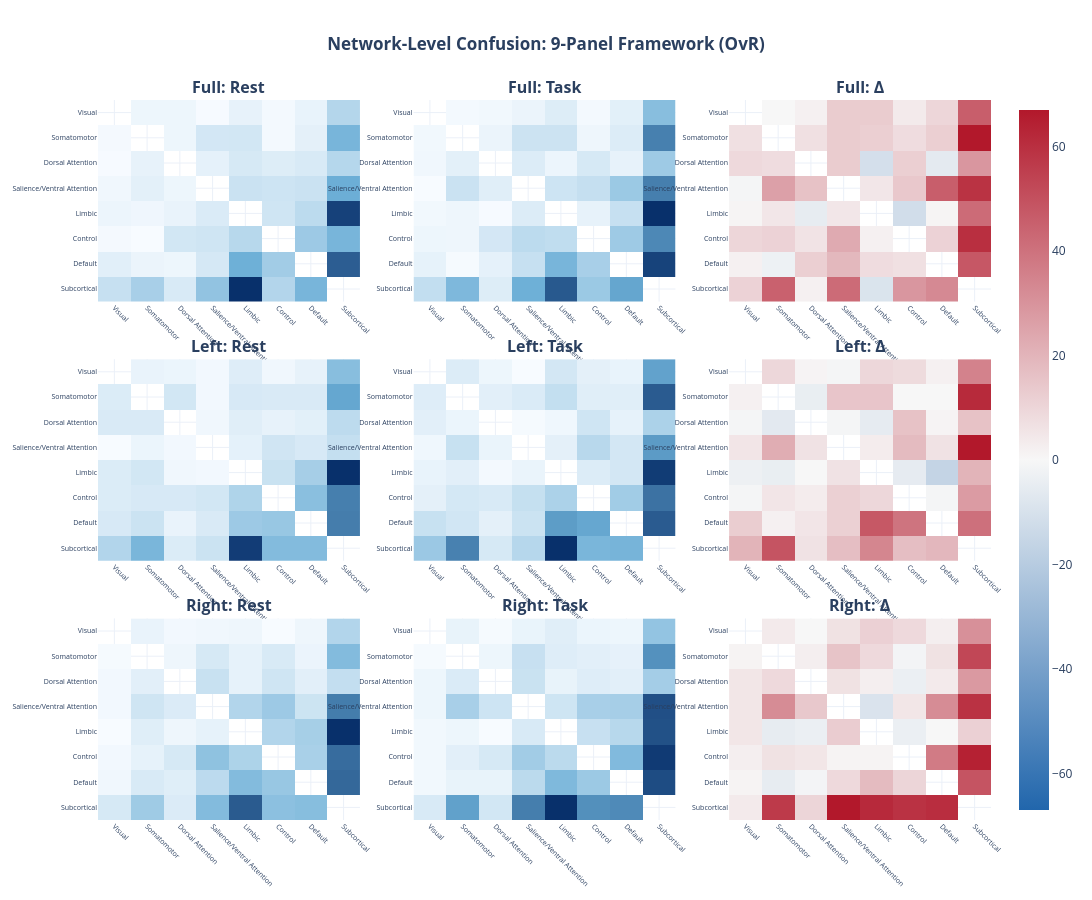

The notebook cell this image was saved under:
### Code cell
# =============================================================================
# 9-PANEL NETWORK HEATMAP
# =============================================================================

fig = make_subplots(
    rows=3, cols=3,
    subplot_titles=['<b>Full: Rest</b>', '<b>Full: Task</b>', '<b>Full: Δ</b>',
                    '<b>Left: Rest</b>', '<b>Left: Task</b>', '<b>Left: Δ</b>',
                    '<b>Right: Rest</b>', '<b>Right: Task</b>', '<b>Right: Δ</b>'],
    horizontal_spacing=0.06, vertical_spacing=0.08
)

seq_cs = [[0, '#f7fbff'], [0.5, '#6baed6'], [1, '#08306b']]
div_cs = [[0, '#2166ac'], [0.5, '#f7f7f7'], [1, '#b2182b']]

configs = [
    (net_full_ovr_cv, net_full_ovr_task, 1),
    (net_left_ovr_cv, net_left_ovr_task, 2),
    (net_right_ovr_cv, net_right_ovr_task, 3)
]

for rest_cm, task_cm, row in configs:
    # Rest
    rest_m = rest_cm.astype(float).copy()
    np.fill_diagonal(rest_m, np.nan)
    fig.add_trace(go.Heatmap(z=rest_m, x=NETWORKS, y=NETWORKS, colorscale=seq_cs, showscale=False), row=row, col=1)
    
    # Task
    task_m = task_cm.astype(float).copy()
    np.fill_diagonal(task_m, np.nan)
    fig.add_trace(go.Heatmap(z=task_m, x=NETWORKS, y=NETWORKS, colorscale=seq_cs, showscale=False), row=row, col=2)
    
    # Difference
    diff = (task_cm - rest_cm).astype(float)
    np.fill_diagonal(diff, np.nan)
    limit = np.nanmax(np.abs(diff))
    fig.add_trace(go.Heatmap(z=diff, x=NETWORKS, y=NETWORKS, colorscale=div_cs, zmin=-limit, zmax=limit, showscale=(row==1)), row=row, col=3)

fig.update_layout(
    title=dict(text='<b>Network-Level Confusion: 9-Panel Framework (OvR)</b>', x=0.5),
    template='plotly_white', height=900, width=1200
)
fig.update_xaxes(tickangle=45, tickfont=dict(size=7))
fig.update_yaxes(autorange='reversed', tickfont=dict(size=7))
fig.show()

### Figure 1 — Plotly figure (JSON) as saved in the notebook; plotly's stock layout.template omitted (floating-point values rounded to 4 significant figures)
{"data": [{"colorscale": [[0, "#f7fbff"], [0.5, "#6baed6"], [1, "#08306b"]], "showscale": false, "type": "heatmap", "x": ["Visual", "Somatomotor", "Dorsal Attention", "Salience/Ventral Attention", "Limbic", "Control", "Default", "Subcortical"], "xaxis": "x", "y": ["Visual", "Somatomotor", "Dorsal Attention", "Salience/Ventral Attention", "Limbic", "Control", "Default", "Subcortical"], "yaxis": "y", "z": [[NaN, 12.0, 12.0, 6.0, 17.0, 8.0, 16.0, 54.0], [7.0, NaN, 12.0, 31.0, 32.0, 8.0, 19.0, 98.0], [6.0, 17.0, NaN, 18.0, 29.0, 24.0, 28.0, 53.0], [10.0, 20.0, 12.0, NaN, 38.0, 36.0, 38.0, 107.0], [13.0, 11.0, 15.0, 26.0, NaN, 34.0, 48.0, 196.0], [7.0, 5.0, 32.0, 34.0, 52.0, NaN, 71.0, 98.0], [21.0, 14.0, 12.0, 30.0, 105.0, 67.0, NaN, 173.0], [41.0, 63.0, 28.0, 79.0, 210.0, 55.0, 98.0, NaN]]}, {"colorscale": [[0, "#f7fbff"], [0.5, "#6baed6"], [1, "#08306b"]], "showscale": false, "type": "heatmap", "x": ["Visual", "Somatomotor", "Dorsal Attention", "Salience/Ventral Attention", "Limbic", "Control", "Default", "Subcortical"], "xaxis": "x2", "y": ["Visual", "Somatomotor", "Dorsal Attention", "Salience/Ventral Attention", "Limbic", "Control", "Default", "Subcortical"], "yaxis": "y2", "z": [[NaN, 12.0, 14.0, 19.0, 30.0, 12.0, 26.0, 100.0], [14.0, NaN, 19.0, 44.0, 44.0, 16.0, 31.0, 165.0], [15.0, 25.0, NaN, 31.0, 18.0, 36.0, 22.0, 82.0], [9.0, 46.0, 28.0, NaN, 43.0, 50.0, 84.0, 166.0], [14.0, 16.0, 10.0, 31.0, NaN, 22.0, 49.0, 238.0], [17.0, 16.0, 38.0, 57.0, 54.0, NaN, 82.0, 158.0], [23.0, 11.0, 24.0, 49.0, 113.0, 74.0, NaN, 221.0], [52.0, 108.0, 30.0, 121.0, 201.0, 84.0, 131.0, NaN]]}, {"colorscale": [[0, "#2166ac"], [0.5, "#f7f7f7"], [1, "#b2182b"]], "showscale": true, "type": "heatmap", "x": ["Visual", "Somatomotor", "Dorsal Attention", "Salience/Ventral Attention", "Limbic", "Control", "Default", "Subcortical"], "xaxis": "x3", "y": ["Visual", "Somatomotor", "Dorsal Attention", "Salience/Ventral Attention", "Limbic", "Control", "Default", "Subcortical"], "yaxis": "y3", "z": [[NaN, 0.0, 2.0, 13.0, 13.0, 4.0, 10.0, 46.0], [7.0, NaN, 7.0, 13.0, 12.0, 8.0, 12.0, 67.0], [9.0, 8.0, NaN, 13.0, -11.0, 12.0, -6.0, 29.0], [-1.0, 26.0, 16.0, NaN, 5.0, 14.0, 46.0, 59.0], [1.0, 5.0, -5.0, 5.0, NaN, -12.0, 1.0, 42.0], [10.0, 11.0, 6.0, 23.0, 2.0, NaN, 11.0, 60.0], [2.0, -3.0, 12.0, 19.0, 8.0, 7.0, NaN, 48.0], [11.0, 45.0, 2.0, 42.0, -9.0, 29.0, 33.0, NaN]], "zmax": 67, "zmin": -67}, {"colorscale": [[0, "#f7fbff"], [0.5, "#6baed6"], [1, "#08306b"]], "showscale": false, "type": "heatmap", "x": ["Visual", "Somatomotor", "Dorsal Attention", "Salience/Ventral Attention", "Limbic", "Control", "Default", "Subcortical"], "xaxis": "x4", "y": ["Visual", "Somatomotor", "Dorsal Attention", "Salience/Ventral Attention", "Limbic", "Control", "Default", "Subcortical"], "yaxis": "y4", "z": [[NaN, 7.0, 6.0, 3.0, 12.0, 4.0, 8.0, 49.0], [13.0, NaN, 17.0, 3.0, 15.0, 14.0, 14.0, 65.0], [14.0, 14.0, NaN, 4.0, 11.0, 8.0, 10.0, 26.0], [1.0, 6.0, 3.0, NaN, 9.0, 18.0, 15.0, 23.0], [13.0, 17.0, 4.0, 3.0, NaN, 21.0, 36.0, 122.0], [13.0, 15.0, 15.0, 17.0, 32.0, NaN, 48.0, 84.0], [15.0, 20.0, 7.0, 14.0, 40.0, 42.0, NaN, 85.0], [31.0, 55.0, 13.0, 20.0, 116.0, 51.0, 51.0, NaN]]}, {"colorscale": [[0, "#f7fbff"], [0.5, "#6baed6"], [1, "#08306b"]], "showscale": false, "type": "heatmap", "x": ["Visual", "Somatomotor", "Dorsal Attention", "Salience/Ventral Attention", "Limbic", "Control", "Default", "Subcortical"], "xaxis": "x5", "y": ["Visual", "Somatomotor", "Dorsal Attention", "Salience/Ventral Attention", "Limbic", "Control", "Default", "Subcortical"], "yaxis": "y5", "z": [[NaN, 16.0, 7.0, 2.0, 21.0, 12.0, 10.0, 82.0], [15.0, NaN, 13.0, 17.0, 29.0, 14.0, 14.0, 123.0], [13.0, 8.0, NaN, 3.0, 6.0, 23.0, 11.0, 41.0], [6.0, 27.0, 9.0, NaN, 12.0, 35.0, 21.0, 86.0], [10.0, 13.0, 4.0, 9.0, NaN, 16.0, 21.0, 141.0], [12.0, 20.0, 18.0, 28.0, 41.0, NaN, 47.0, 110.0], [27.0, 22.0, 12.0, 25.0, 85.0, 79.0, NaN, 123.0], [50.0, 101.0, 19.0, 36.0, 148.0, 67.0, 69.0, NaN]]}, {"colorscale": [[0, "#2166ac"], [0.5, "#f7f7f7"], [1, "#b2182b"]], "showscale": false, "type": "heatmap", "x": ["Visual", "Somatomotor", "Dorsal Attention", "Salience/Ventral Attention", "Limbic", "Control", "Default", "Subcortical"], "xaxis": "x6", "y": ["Visual", "Somatomotor", "Dorsal Attention", "Salience/Ventral Attention", "Limbic", "Control", "Default", "Subcortical"], "yaxis": "y6", "z": [[NaN, 9.0, 1.0, -1.0, 9.0, 8.0, 2.0, 33.0], [2.0, NaN, -4.0, 14.0, 14.0, 0.0, 0.0, 58.0], [-1.0, -6.0, NaN, -1.0, -5.0, 15.0, 1.0, 15.0], [5.0, 21.0, 6.0, NaN, 3.0, 17.0, 6.0, 63.0], [-3.0, -4.0, 0.0, 6.0, NaN, -5.0, -15.0, 19.0], [-1.0, 5.0, 3.0, 11.0, 9.0, NaN, -1.0, 26.0], [12.0, 2.0, 5.0, 11.0, 45.0, 37.0, NaN, 38.0], [19.0, 46.0, 6.0, 16.0, 32.0, 16.0, 18.0, NaN]], "zmax": 63, "zmin": -63}, {"colorscale": [[0, "#f7fbff"], [0.5, "#6baed6"], [1, "#08306b"]], "showscale": false, "type": "heatmap", "x": ["Visual", "Somatomotor", "Dorsal Attention", "Salience/Ventral Attention", "Limbic", "Control", "Default", "Subcortical"], "xaxis": "x7", "y": ["Visual", "Somatomotor", "Dorsal Attention", "Salience/Ventral Attention", "Limbic", "Control", "Default", "Subcortical"], "yaxis": "y7", "z": [[NaN, 7.0, 3.0, 4.0, 5.0, 1.0, 5.0, 30.0], [2.0, NaN, 5.0, 15.0, 8.0, 14.0, 6.0, 50.0], [3.0, 10.0, NaN, 21.0, 8.0, 18.0, 10.0, 23.0], [3.0, 18.0, 13.0, NaN, 30.0, 39.0, 19.0, 83.0], [1.0, 11.0, 5.0, 8.0, NaN, 30.0, 35.0, 119.0], [3.0, 8.0, 15.0, 45.0, 32.0, NaN, 34.0, 91.0], [4.0, 14.0, 11.0, 26.0, 50.0, 41.0, NaN, 93.0], [15.0, 38.0, 13.0, 50.0, 99.0, 46.0, 48.0, NaN]]}, {"colorscale": [[0, "#f7fbff"], [0.5, "#6baed6"], [1, "#08306b"]], "showscale": false, "type": "heatmap", "x": ["Visual", "Somatomotor", "Dorsal Attention", "Salience/Ventral Attention", "Limbic", "Control", "Default", "Subcortical"], "xaxis": "x8", "y": ["Visual", "Somatomotor", "Dorsal Attention", "Salience/Ventral Attention", "Limbic", "Control", "Default", "Subcortical"], "yaxis": "y8", "z": [[NaN, 10.0, 3.0, 9.0, 14.0, 8.0, 7.0, 54.0], [3.0, NaN, 7.0, 27.0, 15.0, 13.0, 11.0, 91.0], [7.0, 17.0, NaN, 26.0, 10.0, 15.0, 13.0, 45.0], [7.0, 43.0, 24.0, NaN, 23.0, 43.0, 44.0, 129.0], [5.0, 7.0, 2.0, 18.0, NaN, 27.0, 35.0, 128.0], [5.0, 13.0, 19.0, 46.0, 33.0, NaN, 63.0, 141.0], [5.0, 10.0, 10.0, 33.0, 64.0, 49.0, NaN, 131.0], [18.0, 82.0, 21.0, 102.0, 147.0, 92.0, 95.0, NaN]]}, {"colorscale": [[0, "#2166ac"], [0.5, "#f7f7f7"], [1, "#b2182b"]], "showscale": false, "type": "heatmap", "x": ["Visual", "Somatomotor", "Dorsal Attention", "Salience/Ventral Attention", "Limbic", "Control", "Default", "Subcortical"], "xaxis": "x9", "y": ["Visual", "Somatomotor", "Dorsal Attention", "Salience/Ventral Attention", "Limbic", "Control", "Default", "Subcortical"], "yaxis": "y9", "z": [[NaN, 3.0, 0.0, 5.0, 9.0, 7.0, 2.0, 24.0], [1.0, NaN, 2.0, 12.0, 7.0, -1.0, 5.0, 41.0], [4.0, 7.0, NaN, 5.0, 2.0, -3.0, 3.0, 22.0], [4.0, 25.0, 11.0, NaN, -7.0, 4.0, 25.0, 46.0], [4.0, -4.0, -3.0, 10.0, NaN, -3.0, 0.0, 9.0], [2.0, 5.0, 4.0, 1.0, 1.0, NaN, 29.0, 50.0], [1.0, -4.0, -1.0, 7.0, 14.0, 8.0, NaN, 38.0], [3.0, 44.0, 8.0, 52.0, 48.0, 46.0, 47.0, NaN]], "zmax": 52, "zmin": -52}], "layout": {"annotations": [{"font": {"size": 16}, "showarrow": false, "text": "<b>Full: Rest</b>", "x": 0.1467, "xanchor": "center", "xref": "paper", "y": 1, "yanchor": "bottom", "yref": "paper"}, {"font": {"size": 16}, "showarrow": false, "text": "<b>Full: Task</b>", "x": 0.5, "xanchor": "center", "xref": "paper", "y": 1, "yanchor": "bottom", "yref": "paper"}, {"font": {"size": 16}, "showarrow": false, "text": "<b>Full: Δ</b>", "x": 0.8533, "xanchor": "center", "xref": "paper", "y": 1, "yanchor": "bottom", "yref": "paper"}, {"font": {"size": 16}, "showarrow": false, "text": "<b>Left: Rest</b>", "x": 0.1467, "xanchor": "center", "xref": "paper", "y": 0.64, "yanchor": "bottom", "yref": "paper"}, {"font": {"size": 16}, "showarrow": false, "text": "<b>Left: Task</b>", "x": 0.5, "xanchor": "center", "xref": "paper", "y": 0.64, "yanchor": "bottom", "yref": "paper"}, {"font": {"size": 16}, "showarrow": false, "text": "<b>Left: Δ</b>", "x": 0.8533, "xanchor": "center", "xref": "paper", "y": 0.64, "yanchor": "bottom", "yref": "paper"}, {"font": {"size": 16}, "showarrow": false, "text": "<b>Right: Rest</b>", "x": 0.1467, "xanchor": "center", "xref": "paper", "y": 0.28, "yanchor": "bottom", "yref": "paper"}, {"font": {"size": 16}, "showarrow": false, "text": "<b>Right: Task</b>", "x": 0.5, "xanchor": "center", "xref": "paper", "y": 0.28, "yanchor": "bottom", "yref": "paper"}, {"font": {"size": 16}, "showarrow": false, "text": "<b>Right: Δ</b>", "x": 0.8533, "xanchor": "center", "xref": "paper", "y": 0.28, "yanchor": "bottom", "yref": "paper"}], "height": 900, "title": {"text": "<b>Network-Level Confusion: 9-Panel Framework (OvR)</b>", "x": 0.5}, "width": 1200, "xaxis": {"anchor": "y", "domain": [0, 0.2933], "tickangle": 45, "tickfont": {"size": 7}}, "xaxis2": {"anchor": "y2", "domain": [0.3533, 0.6467], "tickangle": 45, "tickfont": {"size": 7}}, "xaxis3": {"anchor": "y3", "domain": [0.7067, 1], "tickangle": 45, "tickfont": {"size": 7}}, "xaxis4": {"anchor": "y4", "domain": [0, 0.2933], "tickangle": 45, "tickfont": {"size": 7}}, "xaxis5": {"anchor": "y5", "domain": [0.3533, 0.6467], "tickangle": 45, "tickfont": {"size": 7}}, "xaxis6": {"anchor": "y6", "domain": [0.7067, 1], "tickangle": 45, "tickfont": {"size": 7}}, "xaxis7": {"anchor": "y7", "domain": [0, 0.2933], "tickangle": 45, "tickfont": {"size": 7}}, "xaxis8": {"anchor": "y8", "domain": [0.3533, 0.6467], "tickangle": 45, "tickfont": {"size": 7}}, "xaxis9": {"anchor": "y9", "domain": [0.7067, 1], "tickangle": 45, "tickfont": {"size": 7}}, "yaxis": {"anchor": "x", "autorange": "reversed", "domain": [0.72, 1], "tickfont": {"size": 7}}, "yaxis2": {"anchor": "x2", "autorange": "reversed", "domain": [0.72, 1], "tickfont": {"size": 7}}, "yaxis3": {"anchor": "x3", "autorange": "reversed", "domain": [0.72, 1], "tickfont": {"size": 7}}, "yaxis4": {"anchor": "x4", "autorange": "reversed", "domain": [0.36, 0.64], "tickfont": {"size": 7}}, "yaxis5": {"anchor": "x5", "autorange": "reversed", "domain": [0.36, 0.64], "tickfont": {"size": 7}}, "yaxis6": {"anchor": "x6", "autorange": "reversed", "domain": [0.36, 0.64], "tickfont": {"size": 7}}, "yaxis7": {"anchor": "x7", "autorange": "reversed", "domain": [0, 0.28], "tickfont": {"size": 7}}, "yaxis8": {"anchor": "x8", "autorange": "reversed", "domain": [0, 0.28], "tickfont": {"size": 7}}, "yaxis9": {"anchor": "x9", "autorange": "reversed", "domain": [0, 0.28], "tickfont": {"size": 7}}}}
